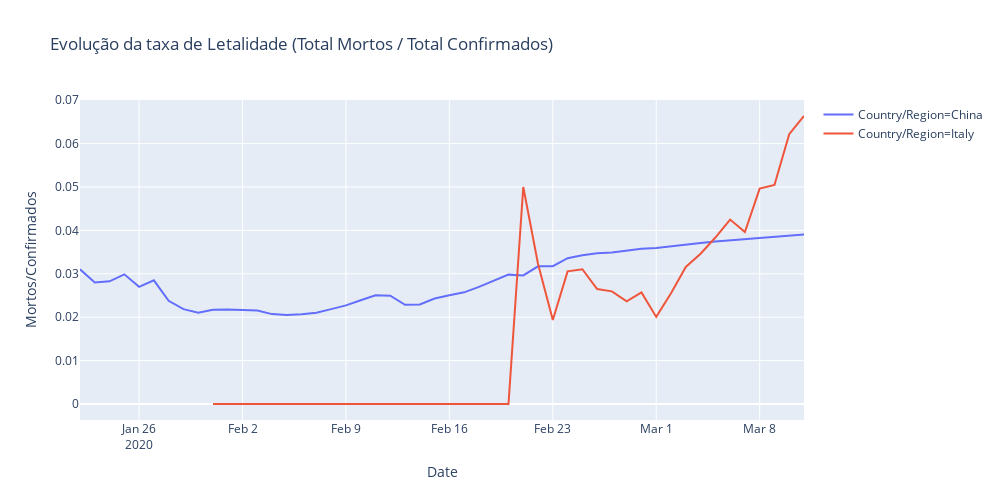

Notebook code for this chart:
### Code cell
temp = full_table.loc[(full_table['Country/Region']=='Italy') | (full_table['Country/Region']=='China')]
temp = temp.groupby(['Country/Region', 'Date'])['Confirmed', 'Deaths', 'Recovered'].sum()

temp = temp.reset_index()
temp['Mortos/Confirmados'] = temp['Deaths']/temp['Confirmed']


fig = px.line(temp, x="Date", y="Mortos/Confirmados", color='Country/Region',  height=500,width=1000,
             title='Evolução da taxa de Letalidade (Total Mortos / Total Confirmados)')
fig.show()
